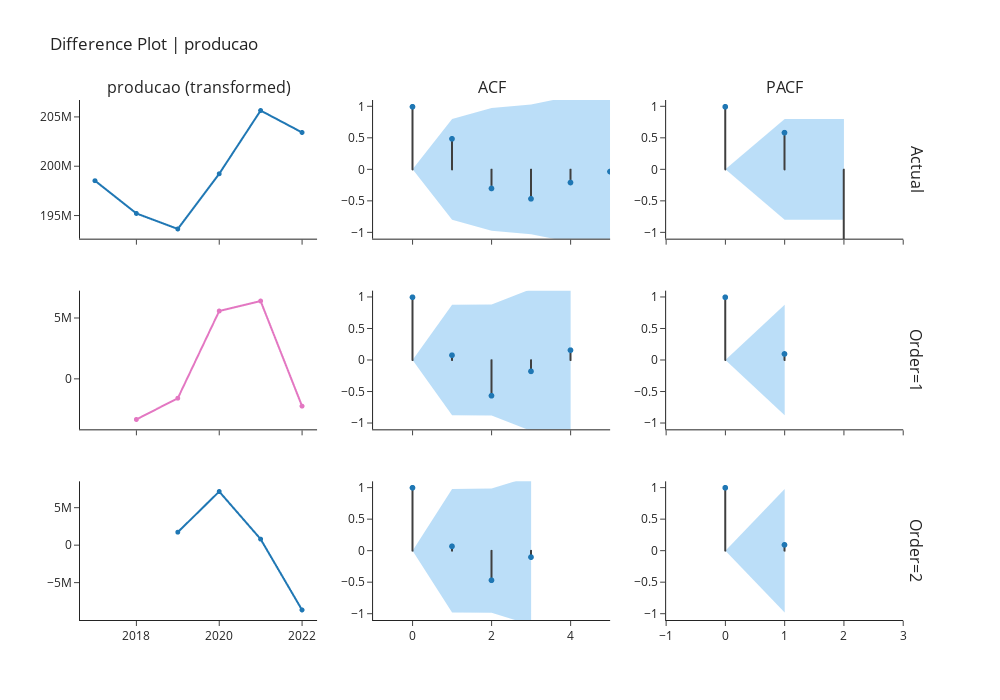

Source (notebook cell):
### Markdown cell above
## Difference Plot Using Order

### Code cell
exp.plot_model(plot="diff", 
               data_kwargs={"order_list": [1, 2], "acf": True, "pacf": True},
               fig_kwargs = {"height":700,"width":1000,"template": "simple_white","hoverinfo":"skip","big_data_threshold":10})

### Figure 1 — Plotly figure (JSON) as saved in the notebook; plotly's stock layout.template omitted (floating-point values rounded to 4 significant figures)
{"data": [{"hoverinfo": "skip", "line": {"width": 2}, "marker": {"size": 5}, "mode": "lines+markers", "name": "Actual", "showlegend": false, "type": "scattergl", "x": [2017, 2018, 2019, 2020, 2021, 2022], "xaxis": "x", "y": [198573810, 195252258, 193676716, 199275404, 205694243, 203470007], "yaxis": "y"}, {"line": {"color": "#3f3f3f"}, "mode": "lines", "name": "Actual", "showlegend": false, "type": "scattergl", "x": [0, 0], "xaxis": "x2", "y": [0, 1], "yaxis": "y2"}, {"line": {"color": "#3f3f3f"}, "mode": "lines", "name": "Actual", "showlegend": false, "type": "scattergl", "x": [1, 1], "xaxis": "x2", "y": [0, 0.4908], "yaxis": "y2"}, {"line": {"color": "#3f3f3f"}, "mode": "lines", "name": "Actual", "showlegend": false, "type": "scattergl", "x": [2, 2], "xaxis": "x2", "y": [0, -0.2972], "yaxis": "y2"}, {"line": {"color": "#3f3f3f"}, "mode": "lines", "name": "Actual", "showlegend": false, "type": "scattergl", "x": [3, 3], "xaxis": "x2", "y": [0, -0.4617], "yaxis": "y2"}, {"line": {"color": "#3f3f3f"}, "mode": "lines", "name": "Actual", "showlegend": false, "type": "scattergl", "x": [4, 4], "xaxis": "x2", "y": [0, -0.2028], "yaxis": "y2"}, {"line": {"color": "#3f3f3f"}, "mode": "lines", "name": "Actual", "showlegend": false, "type": "scattergl", "x": [5, 5], "xaxis": "x2", "y": [0, -0.02911], "yaxis": "y2"}, {"marker": {"color": "#1f77b4", "size": 6}, "mode": "markers", "name": "Actual", "showlegend": false, "type": "scattergl", "x": [0, 1, 2, 3, 4, 5], "xaxis": "x2", "y": [1, 0.4908, -0.2972, -0.4617, -0.2028, -0.02911], "yaxis": "y2"}, {"line": {"color": "rgba(255,255,255,0)"}, "mode": "lines", "name": "UC", "showlegend": false, "type": "scatter", "x": [0, 1, 2, 3, 4, 5], "xaxis": "x2", "y": [0, 0.8002, 0.974, 1.03, 1.155, 1.178], "yaxis": "y2"}, {"fill": "tonexty", "fillcolor": "rgba(32, 146, 230,0.3)", "line": {"color": "rgba(255,255,255,0)"}, "mode": "lines", "name": "LC", "showlegend": false, "type": "scatter", "x": [0, 1, 2, 3, 4, 5], "xaxis": "x2", "y": [0, -0.8002, -0.974, -1.03, -1.155, -1.178], "yaxis": "y2"}, {"line": {"color": "#3f3f3f"}, "mode": "lines", "name": "Actual", "showlegend": false, "type": "scattergl", "x": [0, 0], "xaxis": "x3", "y": [0, 1], "yaxis": "y3"}, {"line": {"color": "#3f3f3f"}, "mode": "lines", "name": "Actual", "showlegend": false, "type": "scattergl", "x": [1, 1], "xaxis": "x3", "y": [0, 0.589], "yaxis": "y3"}, {"line": {"color": "#3f3f3f"}, "mode": "lines", "name": "Actual", "showlegend": false, "type": "scattergl", "x": [2, 2], "xaxis": "x3", "y": [0, -1.214], "yaxis": "y3"}, {"marker": {"color": "#1f77b4", "size": 6}, "mode": "markers", "name": "Actual", "showlegend": false, "type": "scattergl", "x": [0, 1, 2], "xaxis": "x3", "y": [1, 0.589, -1.214], "yaxis": "y3"}, {"line": {"color": "rgba(255,255,255,0)"}, "mode": "lines", "name": "UC", "showlegend": false, "type": "scatter", "x": [0, 1, 2], "xaxis": "x3", "y": [0, 0.8002, 0.8002], "yaxis": "y3"}, {"fill": "tonexty", "fillcolor": "rgba(32, 146, 230,0.3)", "line": {"color": "rgba(255,255,255,0)"}, "mode": "lines", "name": "LC", "showlegend": false, "type": "scatter", "x": [0, 1, 2], "xaxis": "x3", "y": [0, -0.8002, -0.8002], "yaxis": "y3"}, {"hoverinfo": "skip", "line": {"width": 2}, "marker": {"size": 5}, "mode": "lines+markers", "name": "Order=1", "showlegend": false, "type": "scattergl", "x": [2018, 2019, 2020, 2021, 2022], "xaxis": "x4", "y": [-3321552, -1575542, 5598688, 6418839, -2224236], "yaxis": "y4"}, {"line": {"color": "#3f3f3f"}, "mode": "lines", "name": "Order=1", "showlegend": false, "type": "scattergl", "x": [0, 0], "xaxis": "x5", "y": [0, 1], "yaxis": "y5"}, {"line": {"color": "#3f3f3f"}, "mode": "lines", "name": "Order=1", "showlegend": false, "type": "scattergl", "x": [1, 1], "xaxis": "x5", "y": [0, 0.0799], "yaxis": "y5"}, {"line": {"color": "#3f3f3f"}, "mode": "lines", "name": "Order=1", "showlegend": false, "type": "scattergl", "x": [2, 2], "xaxis": "x5", "y": [0, -0.5633], "yaxis": "y5"}, {"line": {"color": "#3f3f3f"}, "mode": "lines", "name": "Order=1", "showlegend": false, "type": "scattergl", "x": [3, 3], "xaxis": "x5", "y": [0, -0.1764], "yaxis": "y5"}, {"line": {"color": "#3f3f3f"}, "mode": "lines", "name": "Order=1", "showlegend": false, "type": "scattergl", "x": [4, 4], "xaxis": "x5", "y": [0, 0.1598], "yaxis": "y5"}, {"marker": {"color": "#1f77b4", "size": 6}, "mode": "markers", "name": "Order=1", "showlegend": false, "type": "scattergl", "x": [0, 1, 2, 3, 4], "xaxis": "x5", "y": [1, 0.0799, -0.5633, -0.1764, 0.1598], "yaxis": "y5"}, {"line": {"color": "rgba(255,255,255,0)"}, "mode": "lines", "name": "UC", "showlegend": false, "type": "scatter", "x": [0, 1, 2, 3, 4], "xaxis": "x5", "y": [0, 0.8765, 0.8821, 1.125, 1.146], "yaxis": "y5"}, {"fill": "tonexty", "fillcolor": "rgba(32, 146, 230,0.3)", "line": {"color": "rgba(255,255,255,0)"}, "mode": "lines", "name": "LC", "showlegend": false, "type": "scatter", "x": [0, 1, 2, 3, 4], "xaxis": "x5", "y": [0, -0.8765, -0.8821, -1.125, -1.146], "yaxis": "y5"}, {"line": {"color": "#3f3f3f"}, "mode": "lines", "name": "Order=1", "showlegend": false, "type": "scattergl", "x": [0, 0], "xaxis": "x6", "y": [0, 1], "yaxis": "y6"}, {"line": {"color": "#3f3f3f"}, "mode": "lines", "name": "Order=1", "showlegend": false, "type": "scattergl", "x": [1, 1], "xaxis": "x6", "y": [0, 0.09987], "yaxis": "y6"}, {"marker": {"color": "#1f77b4", "size": 6}, "mode": "markers", "name": "Order=1", "showlegend": false, "type": "scattergl", "x": [0, 1], "xaxis": "x6", "y": [1, 0.09987], "yaxis": "y6"}, {"line": {"color": "rgba(255,255,255,0)"}, "mode": "lines", "name": "UC", "showlegend": false, "type": "scatter", "x": [0, 1], "xaxis": "x6", "y": [0, 0.8765], "yaxis": "y6"}, {"fill": "tonexty", "fillcolor": "rgba(32, 146, 230,0.3)", "line": {"color": "rgba(255,255,255,0)"}, "mode": "lines", "name": "LC", "showlegend": false, "type": "scatter", "x": [0, 1], "xaxis": "x6", "y": [0, -0.8765], "yaxis": "y6"}, {"hoverinfo": "skip", "line": {"width": 2}, "marker": {"size": 5}, "mode": "lines+markers", "name": "Order=2", "showlegend": false, "type": "scattergl", "x": [2019, 2020, 2021, 2022], "xaxis": "x7", "y": [1746010, 7174230, 820151, -8643075], "yaxis": "y7"}, {"line": {"color": "#3f3f3f"}, "mode": "lines", "name": "Order=2", "showlegend": false, "type": "scattergl", "x": [0, 0], "xaxis": "x8", "y": [0, 1], "yaxis": "y8"}, {"line": {"color": "#3f3f3f"}, "mode": "lines", "name": "Order=2", "showlegend": false, "type": "scattergl", "x": [1, 1], "xaxis": "x8", "y": [0, 0.06986], "yaxis": "y8"}, {"line": {"color": "#3f3f3f"}, "mode": "lines", "name": "Order=2", "showlegend": false, "type": "scattergl", "x": [2, 2], "xaxis": "x8", "y": [0, -0.4686], "yaxis": "y8"}, {"line": {"color": "#3f3f3f"}, "mode": "lines", "name": "Order=2", "showlegend": false, "type": "scattergl", "x": [3, 3], "xaxis": "x8", "y": [0, -0.1013], "yaxis": "y8"}, {"marker": {"color": "#1f77b4", "size": 6}, "mode": "markers", "name": "Order=2", "showlegend": false, "type": "scattergl", "x": [0, 1, 2, 3], "xaxis": "x8", "y": [1, 0.06986, -0.4686, -0.1013], "yaxis": "y8"}, {"line": {"color": "rgba(255,255,255,0)"}, "mode": "lines", "name": "UC", "showlegend": false, "type": "scatter", "x": [0, 1, 2, 3], "xaxis": "x8", "y": [0, 0.98, 0.9848, 1.18], "yaxis": "y8"}, {"fill": "tonexty", "fillcolor": "rgba(32, 146, 230,0.3)", "line": {"color": "rgba(255,255,255,0)"}, "mode": "lines", "name": "LC", "showlegend": false, "type": "scatter", "x": [0, 1, 2, 3], "xaxis": "x8", "y": [0, -0.98, -0.9848, -1.18], "yaxis": "y8"}, {"line": {"color": "#3f3f3f"}, "mode": "lines", "name": "Order=2", "showlegend": false, "type": "scattergl", "x": [0, 0], "xaxis": "x9", "y": [0, 1], "yaxis": "y9"}, {"line": {"color": "#3f3f3f"}, "mode": "lines", "name": "Order=2", "showlegend": false, "type": "scattergl", "x": [1, 1], "xaxis": "x9", "y": [0, 0.09315], "yaxis": "y9"}, {"marker": {"color": "#1f77b4", "size": 6}, "mode": "markers", "name": "Order=2", "showlegend": false, "type": "scattergl", "x": [0, 1], "xaxis": "x9", "y": [1, 0.09315], "yaxis": "y9"}, {"line": {"color": "rgba(255,255,255,0)"}, "mode": "lines", "name": "UC", "showlegend": false, "type": "scatter", "x": [0, 1], "xaxis": "x9", "y": [0, 0.98], "yaxis": "y9"}, {"fill": "tonexty", "fillcolor": "rgba(32, 146, 230,0.3)", "line": {"color": "rgba(255,255,255,0)"}, "mode": "lines", "name": "LC", "showlegend": false, "type": "scatter", "x": [0, 1], "xaxis": "x9", "y": [0, -0.98], "yaxis": "y9"}], "layout": {"annotations": [{"font": {"size": 16}, "showarrow": false, "text": "producao (transformed)", "x": 0.1411, "xanchor": "center", "xref": "paper", "y": 1, "yanchor": "bottom", "yref": "paper"}, {"font": {"size": 16}, "showarrow": false, "text": "ACF", "x": 0.49, "xanchor": "center", "xref": "paper", "y": 1, "yanchor": "bottom", "yref": "paper"}, {"font": {"size": 16}, "showarrow": false, "text": "PACF", "x": 0.8389, "xanchor": "center", "xref": "paper", "y": 1, "yanchor": "bottom", "yref": "paper"}, {"font": {"size": 16}, "showarrow": false, "text": "Actual", "textangle": 90, "x": 0.98, "xanchor": "left", "xref": "paper", "y": 0.8667, "yanchor": "middle", "yref": "paper"}, {"font": {"size": 16}, "showarrow": false, "text": "Order=1", "textangle": 90, "x": 0.98, "xanchor": "left", "xref": "paper", "y": 0.5, "yanchor": "middle", "yref": "paper"}, {"font": {"size": 16}, "showarrow": false, "text": "Order=2", "textangle": 90, "x": 0.98, "xanchor": "left", "xref": "paper", "y": 0.1333, "yanchor": "middle", "yref": "paper"}], "autosize": false, "height": 700, "showlegend": false, "title": {"text": "Difference Plot | producao"}, "width": 1000, "xaxis": {"anchor": "y", "domain": [0, 0.2822], "matches": "x7", "showticklabels": false}, "xaxis2": {"anchor": "y2", "domain": [0.3489, 0.6311], "matches": "x8", "range": [-1, 7], "showticklabels": false}, "xaxis3": {"anchor": "y3", "domain": [0.6978, 0.98], "matches": "x9", "range": [-1, 4], "showticklabels": false}, "xaxis4": {"anchor": "y4", "domain": [0, 0.2822], "matches": "x7", "showticklabels": false}, "xaxis5": {"anchor": "y5", "domain": [0.3489, 0.6311], "matches": "x8", "range": [-1, 6], "showticklabels": false}, "xaxis6": {"anchor": "y6", "domain": [0.6978, 0.98], "matches": "x9", "range": [-1, 3], "showticklabels": false}, "xaxis7": {"anchor": "y7", "domain": [0, 0.2822]}, "xaxis8": {"anchor": "y8", "domain": [0.3489, 0.6311], "range": [-1, 5]}, "xaxis9": {"anchor": "y9", "domain": [0.6978, 0.98], "range": [-1, 3]}, "yaxis": {"anchor": "x", "domain": [0.7333, 1]}, "yaxis2": {"anchor": "x2", "domain": [0.7333, 1], "range": [-1.1, 1.1], "zerolinecolor": "#000000"}, "yaxis3": {"anchor": "x3", "domain": [0.7333, 1], "range": [-1.1, 1.1], "zerolinecolor": "#000000"}, "yaxis4": {"anchor": "x4", "domain": [0.3667, 0.6333]}, "yaxis5": {"anchor": "x5", "domain": [0.3667, 0.6333], "range": [-1.1, 1.1], "zerolinecolor": "#000000"}, "yaxis6": {"anchor": "x6", "domain": [0.3667, 0.6333], "range": [-1.1, 1.1], "zerolinecolor": "#000000"}, "yaxis7": {"anchor": "x7", "domain": [0, 0.2667]}, "yaxis8": {"anchor": "x8", "domain": [0, 0.2667], "range": [-1.1, 1.1], "zerolinecolor": "#000000"}, "yaxis9": {"anchor": "x9", "domain": [0, 0.2667], "range": [-1.1, 1.1], "zerolinecolor": "#000000"}}}
